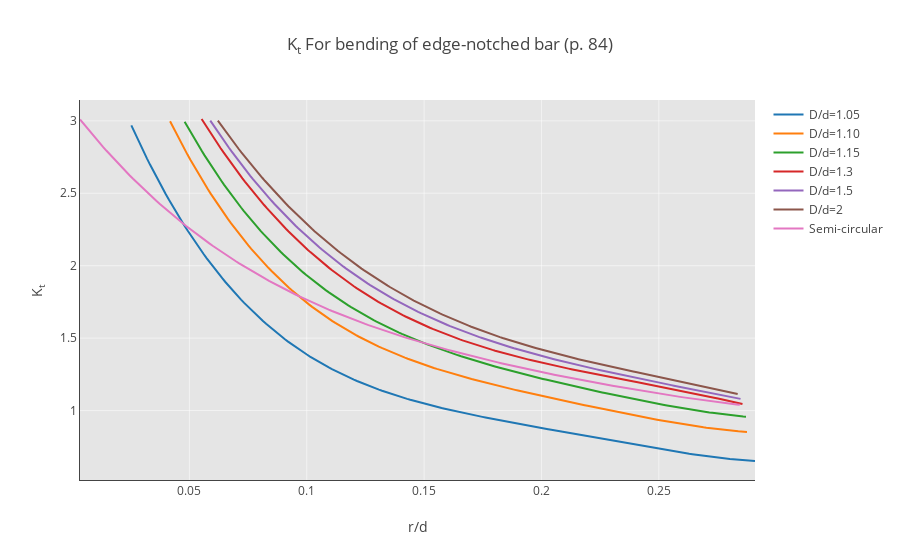

Notebook code for this chart:
### Markdown cell above
## Bending of a bar with U-shaped notch

For the bending of a bar with a U-shaped notch, we have the following parameters: Nominal stress used for $K_t$ is given by $\sigma_{nom} = 6M/hd^2$
		where $M$ is applied bending moment, $h$ is thickness, $d$ is the net-section height (height minus notch depth).
		$D$ is the height of the panel without a notch and $r$ is the notch radius.

### Code cell
iplot(fig[2])

### Figure 1 — Plotly figure (JSON) as saved in the notebook; plotly's stock layout.template omitted (floating-point values rounded to 4 significant figures; data arrays with more than 128 entries replaced by an {"elided": "..."} marker saying what was removed)
{"data": [{"name": "D/d=1.05", "type": "scatter", "uid": "655457", "x": {"elided": "200 float values"}, "y": {"elided": "200 float values"}}, {"name": "D/d=1.10", "type": "scatter", "uid": "8d3a25", "x": {"elided": "200 float values"}, "y": {"elided": "200 float values"}}, {"name": "D/d=1.15", "type": "scatter", "uid": "a103dd", "x": {"elided": "200 float values"}, "y": {"elided": "200 float values"}}, {"name": "D/d=1.3", "type": "scatter", "uid": "95af83", "x": {"elided": "200 float values"}, "y": {"elided": "200 float values"}}, {"name": "D/d=1.5", "type": "scatter", "uid": "68eee5", "x": {"elided": "200 float values"}, "y": {"elided": "200 float values"}}, {"name": "D/d=2", "type": "scatter", "uid": "257133", "x": {"elided": "200 float values"}, "y": {"elided": "200 float values"}}, {"name": "Semi-circular", "type": "scatter", "uid": "0c045d", "x": {"elided": "200 float values"}, "y": {"elided": "200 float values"}}], "layout": {"plot_bgcolor": "rgb(229, 229, 229)", "title": "K<sub>t</sub> For bending of edge-notched bar (p. 84)", "xaxis": {"autorange": true, "gridcolor": "rgb(255,255,255)", "gridwidth": 0.5, "range": [0.003383, 0.291], "showline": true, "title": "r/d", "type": "linear", "zerolinecolor": "rgb(255,255,255)"}, "yaxis": {"autorange": true, "gridcolor": "rgb(255,255,255)", "gridwidth": 0.5, "range": [0.5204, 3.144], "showline": true, "title": "K<sub>t</sub>", "type": "linear", "zerolinecolor": "rgb(255,255,255)"}}}
